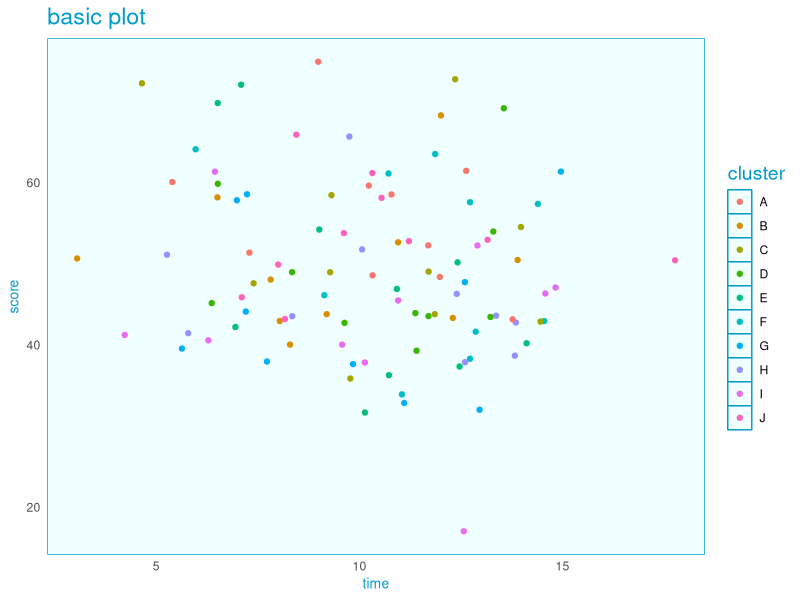

Write the R code that produced this figure.
# load packages
library(tidyverse)

# create fake dataset
score <- rnorm(100, 50, 10)
time <- rnorm(100, 10, 3)
name <- LETTERS[1:10]
cluster <- rep(name, 10)
df <- tibble(score, time, cluster)
df

# create basic plot
basic_plot <- ggplot(df, aes(time, score, color = cluster)) +
  geom_point() +
  ggtitle('basic plot') 
# add theme to basic plot
basic_plot + 
  #text themes
  theme(
  axis.title = element_text(
    size = 10 ,
    family = 'sans',
    color = 'deepskyblue3',
    face = 'plain'
    ),
  title = element_text(
    size = 14,
    family = 'sans' ,
    color = 'deepskyblue3',
    face = 'plain'),
  #line themes
  axis.ticks = element_blank(),
  panel.grid = element_blank(),
  #rect themes
  panel.background = element_rect(
    color = 'deepskyblue3', fill = 'azure'),
  strip.background = element_rect(
    color = ''),
  plot.background = element_rect(
    fill = 'white'),
  #legend 
)


